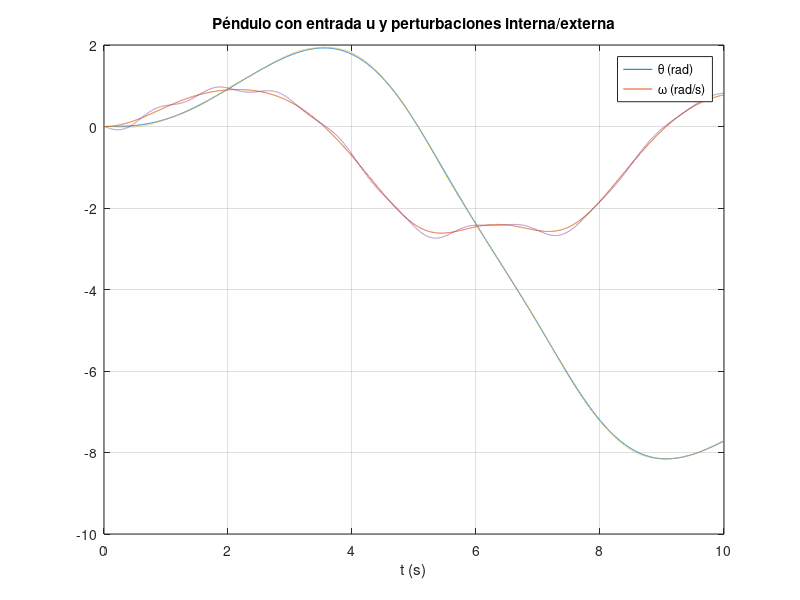

Here is the MATLAB script that generated this plot:
clc; clear; close all;
% Parámetros
g = 9.81; L = 10.0; u = 0; A = 1.0;   % A: amplitud de sin(3t)
% Condiciones iniciales
x1_0 = 0; x2_0 = 0;
% Simulación
h = 1e-3; t_final = 10;
N = round(t_final/h);
t = (0:N-1)'*h;
% Asignar memoria
x1 = zeros(N,1); x2 = zeros(N,1);
x1(1) = x1_0;   x2(1) = x2_0;
for k = 1:N-1
    u = sin(t(k)); 
    pint = -(g/L) * sin(x1(k));   % perturbación “interna”: -g/L sin(theta)
    pext =  0.1*sin(3*t(k));      % perturbación externa: sin(3t)
    dx1 = x2(k);
    dx2 = u + pint + pext;        % ω̇ = u − (g/L)sinθ + sin(3t)
    % Forward Euler
    x1(k+1) = x1(k) + h*dx1;
    x2(k+1) = x2(k) + h*dx2;
end

% ----- Observador extendido (ESO) -----
lam1 = 1; lam2 = 40; lam3 = 30;
x1h = zeros(N,1); x2h = zeros(N,1); zh = zeros(N,1);
for k = 1:N-1
    % --- ESO ---
    e = x1(k) - x1h(k);                % error de salida (y - y_hat)
    dx1h = x2h(k) + lam1*e;
    dx2h = u + zh(k) + lam2*e;
    dzh  = lam3*e;
    x1h(k+1) = x1h(k) + h*dx1h;
    x2h(k+1) = x2h(k) + h*dx2h;
    zh(k+1)  = zh(k)  + h*dzh;
end

plot(t, x1); hold on; plot(t, x2);

plot(t,x1h,'--')
plot(t,x2h,'--')

legend('\theta (rad)','\omega (rad/s)'); grid on; xlabel('t (s)');
title('Péndulo con entrada u y perturbaciones interna/externa');
